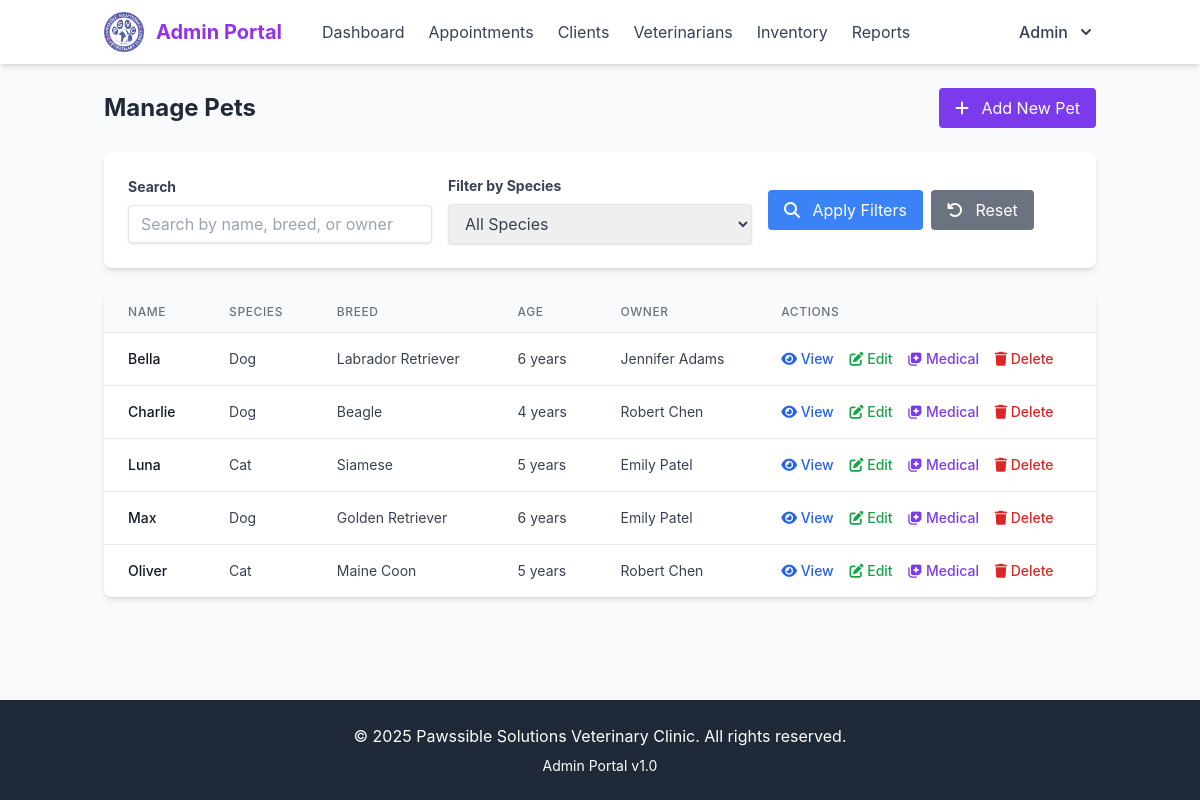
Before: /admin/pets.php (signed in) with the older database file.
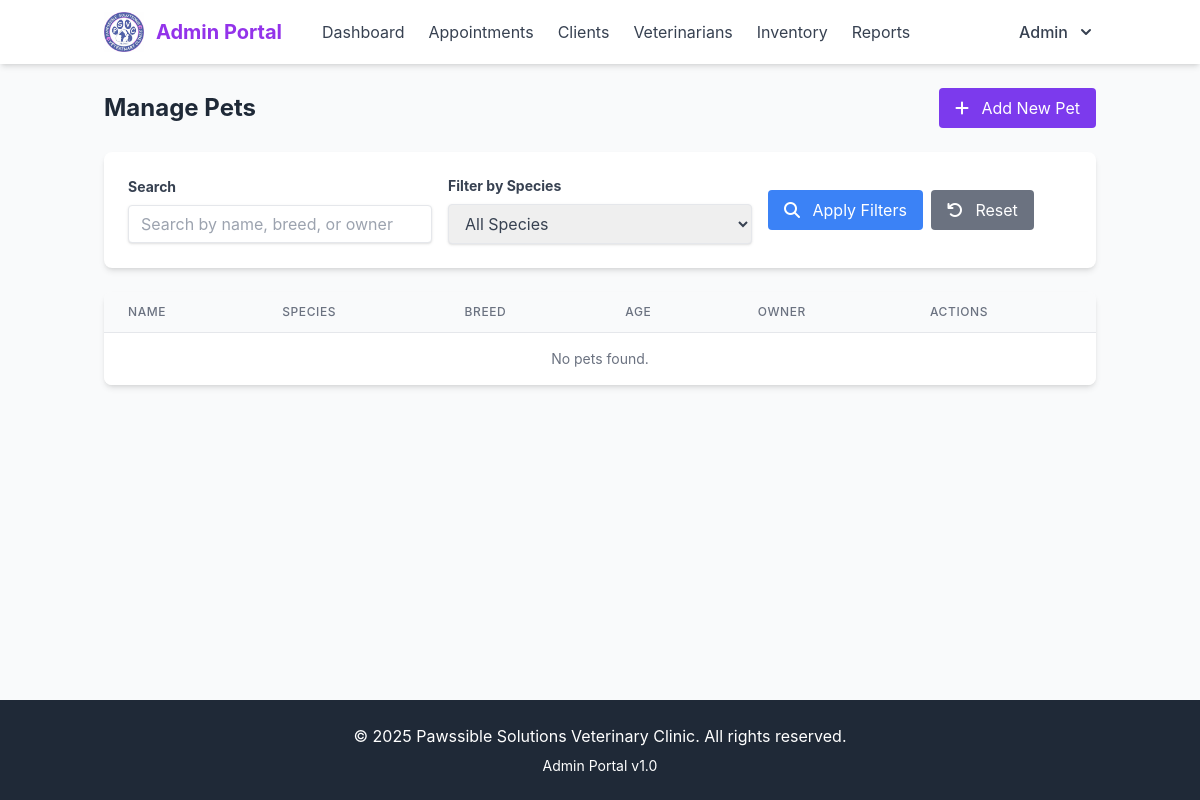
After: the same page with the newer database file.
### tables this page shows
CREATE TABLE `pets` (
  `id` int(11) NOT NULL,
  `owner_id` int(11) NOT NULL,
  `name` varchar(50) NOT NULL,
  `species` varchar(50) NOT NULL,
  `breed` varchar(50) DEFAULT NULL,
  `gender` enum('male','female','unknown') NOT NULL,
  `date_of_birth` date DEFAULT NULL,
  `weight` decimal(5,2) DEFAULT NULL,
  `microchip_id` varchar(50) DEFAULT NULL,
  `created_at` timestamp NOT NULL DEFAULT current_timestamp(),
  `updated_at` timestamp NOT NULL DEFAULT current_timestamp() ON UPDATE current_timestamp()
);

CREATE TABLE `users` (
  `id` int(11) NOT NULL,
  `username` varchar(50) NOT NULL,
  `password` varchar(255) NOT NULL,
  `first_name` varchar(50) NOT NULL,
  `last_name` varchar(50) NOT NULL,
  `email` varchar(100) NOT NULL,
  `phone` varchar(20) DEFAULT NULL,
  `role` enum('client','vet','admin') NOT NULL DEFAULT 'client',
  `last_login` datetime DEFAULT NULL,
  `created_at` timestamp NOT NULL DEFAULT current_timestamp(),
  `updated_at` timestamp NOT NULL DEFAULT current_timestamp() ON UPDATE current_timestamp()
);

### admin/pets.php (the view, shortened to what the changed rows need)
<?php
$database = new Database();
$db = $database->getConnection();
$search = isset($_GET['search']) ? trim($_GET['search']) : '';
$species_filter = isset($_GET['species']) ? trim($_GET['species']) : '';
$page = isset($_GET['page']) ? intval($_GET['page']) : 1;
$items_per_page = 10;
$offset = ($page - 1) * $items_per_page;
$pets_query = "SELECT p.*, u.first_name, u.last_name
              FROM pets p
              JOIN users u ON p.owner_id = u.id
              WHERE 1=1";
$pets_query .= " ORDER BY p.name ASC LIMIT :offset, :items_per_page";
$pets_stmt = $db->prepare($pets_query);
$pets_stmt->bindParam(':offset', $offset, PDO::PARAM_INT);
$pets_stmt->bindParam(':items_per_page', $items_per_page, PDO::PARAM_INT);
$pets_stmt->execute();
$pets = $pets_stmt->fetchAll(PDO::FETCH_ASSOC);
include_once '../includes/admin_header.php';
?>
<div class="container mx-auto px-4 py-6">
    <div class="flex justify-between items-center mb-6">
        <h1 class="text-2xl font-bold text-gray-800">Manage Pets</h1>
    </div>
    <div class="bg-white rounded-lg shadow-md overflow-hidden">
        <div class="overflow-x-auto">
            <table class="min-w-full divide-y divide-gray-200">
                <thead class="bg-gray-50">
                    <tr>
                        <th scope="col" class="px-6 py-3 text-left text-xs font-medium text-gray-500 uppercase tracking-wider">Name</th>
                        <th scope="col" class="px-6 py-3 text-left text-xs font-medium text-gray-500 uppercase tracking-wider">Species</th>
                        <th scope="col" class="px-6 py-3 text-left text-xs font-medium text-gray-500 uppercase tracking-wider">Breed</th>
                        <th scope="col" class="px-6 py-3 text-left text-xs font-medium text-gray-500 uppercase tracking-wider">Age</th>
                        <th scope="col" class="px-6 py-3 text-left text-xs font-medium text-gray-500 uppercase tracking-wider">Owner</th>
                        <th scope="col" class="px-6 py-3 text-left text-xs font-medium text-gray-500 uppercase tracking-wider">Actions</th>
                    </tr>
                </thead>
                <tbody class="bg-white divide-y divide-gray-200">
                    <?php if (count($pets) > 0): ?>
                        <?php foreach ($pets as $pet): ?>
                            <tr>
                                <td class="px-6 py-4 whitespace-nowrap">
                                    <div class="text-sm font-medium text-gray-900"><?php echo htmlspecialchars($pet['name']); ?></div>
                                </td>
                                <td class="px-6 py-4 whitespace-nowrap">
                                    <div class="text-sm text-gray-700"><?php echo htmlspecialchars($pet['species']); ?></div>
                                </td>
                                <td class="px-6 py-4 whitespace-nowrap">
                                    <div class="text-sm text-gray-700"><?php echo htmlspecialchars($pet['breed']); ?></div>
                                </td>
                                <td class="px-6 py-4 whitespace-nowrap">
                                    <div class="text-sm text-gray-700">
                                        <?php
                                        if (!empty($pet['date_of_birth'])) {
                                            $dob = new DateTime($pet['date_of_birth']);
                                            $now = new DateTime();
                                            $age = $now->diff($dob);
                                            echo $age->y . " years";
                                        } else {
                                            echo "Unknown";
                                        }
                                        ?>
                                    </div>
                                </td>
                                <td class="px-6 py-4 whitespace-nowrap">
                                    <div class="text-sm text-gray-700">
                                        <?php echo htmlspecialchars($pet['first_name'] . ' ' . $pet['last_name']); ?>
                                    </div>
                                </td>
                                <td class="px-6 py-4 whitespace-nowrap text-sm font-medium">
                                    <a href="view_pet.php?id=<?php echo $pet['id']; ?>" class="text-blue-600 hover:text-blue-900 mr-3">
                                        <i class="fas fa-eye"></i> View
                                    </a>
                                    <a href="edit_pet.php?id=<?php echo $pet['id']; ?>" class="text-green-600 hover:text-green-900 mr-3">
                                        <i class="fas fa-edit"></i> Edit
                                    </a>
                                    <a href="add_medical_record.php?pet_id=<?php echo $pet['id']; ?>" class="text-violet-600 hover:text-violet-900 mr-3">
                                        <i class="fas fa-notes-medical"></i> Medical
                                    </a>
                                    <form action="<?php echo htmlspecialchars($_SERVER['PHP_SELF']); ?>" method="post" class="inline-block">
                                        <button type="submit" name="delete_pet" class="text-red-600 hover:text-red-900"
                                                onclick="return confirm('Are you sure you want to delete this pet? This action cannot be undone.')">
                                            <i class="fas fa-trash"></i> Delete
                                        </button>
                                    </form>
                                </td>
                            </tr>
                        <?php endforeach; ?>
                    <?php else: ?>
                        <tr>
                            <td colspan="6" class="px-6 py-4 text-center text-sm text-gray-500">
                                No pets found. <?php echo !empty($search) || !empty($species_filter) ? 'Try adjusting your search or filter.' : ''; ?>
                            </td>
                        </tr>
                    <?php endif; ?>
                </tbody>
            </table>
        </div>
    </div>
</div>
<?php include_once '../includes/admin_footer.php'; ?>

Changed rows visible on the page:
removed pets: name "Bella", species "Dog", breed "Labrador Retriever", date_of_birth "6", owner.last_name "Jennifer Adams"
removed pets: name "Charlie", species "Dog", breed "Beagle", date_of_birth "4", owner.last_name "Robert Chen"
removed pets: name "Luna", species "Cat", breed "Siamese", date_of_birth "5", owner.last_name "Emily Patel"
removed pets: name "Max", species "Dog", breed "Golden Retriever", date_of_birth "6", owner.last_name "Emily Patel"
removed pets: name "Oliver", species "Cat", breed "Maine Coon", date_of_birth "5", owner.last_name "Robert Chen"
Other visible differences:
text now shown: "No pets found."
